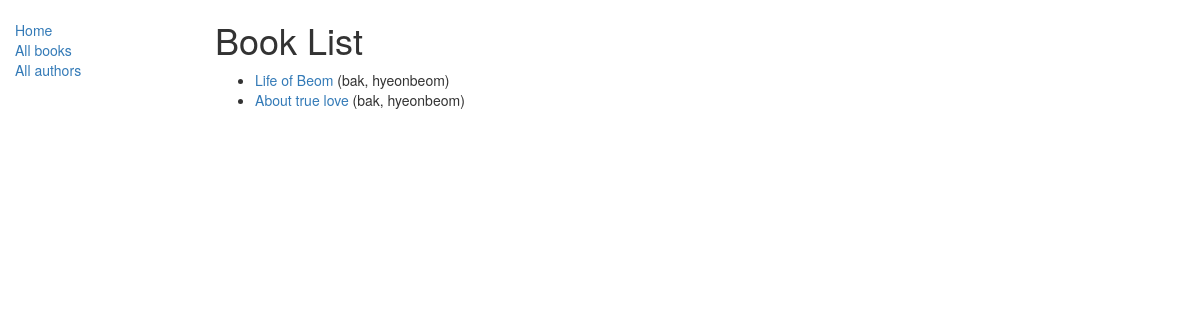
/catalog/books/, run on an earlier commit of the app's database.
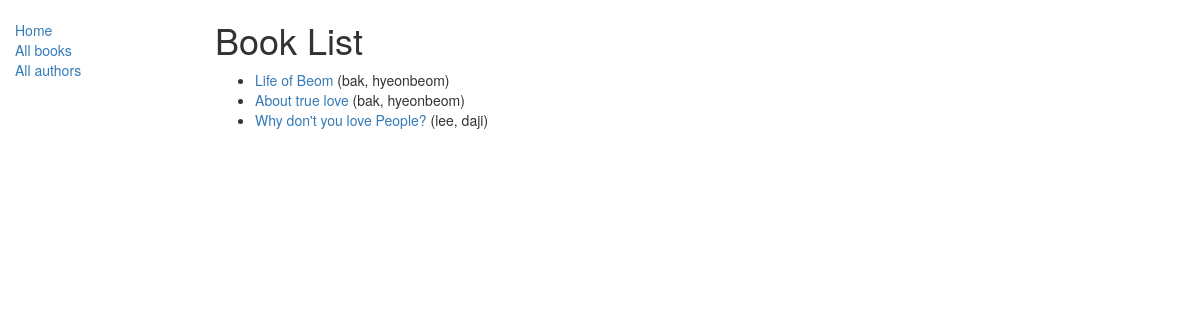
And on a later commit of the database.
### catalog/models.py (models this page shows, shortened)
class Book(models.Model):
    title = models.CharField(max_length=200)
    author = models.ForeignKey('Author', on_delete=models.SET_NULL, null=True)
    summary = models.TextField(max_length=1000, help_text='Enter a brief description of the book.')
    isbn = models.CharField('ISBN', max_length=13, help_text='13 Character <a href="https://www.isbn-international.org/content/what-isbn">ISBN number</a>')
    genre = models.ManyToManyField(Genre, help_text="Select a genre for this book.")
    def get_absolute_url(self):
        return reverse('book-detail', args=[str(self.id)])
    def display_genre(self):
        return ', '.join([genre.name for genre in self.genre.all()[:3]])
    display_genre.short_description = 'Genre'

class Author(models.Model):
    first_name = models.CharField(max_length=100)
    last_name = models.CharField(max_length=100)
    date_of_birth = models.DateField(null=True, blank=True)
    date_of_death = models.DateField('Died', null=True, blank=True)
    class Meta:
        ordering = ["last_name", "first_name"]
    def __str__(self):
        return '{0}, {1}'.format(self.last_name, self.first_name)

### catalog/views.py (the view)
# urls.py: path('books/', views.BookListView.as_view(), name='books'),
class BookListView(generic.ListView):
    model = Book
    paginate_by = 10
    context_object_name = 'book_list'
    queryset = Book.objects.all()
    template_name = 'book_list.html'

### catalog/templates/book_list.html
{% extends "base_generic.html" %}
{% block content %}
    <h1>Book List</h1>
    {% if book_list %}
    <ul>
        {% for book in book_list %}
        <li>
            <a href="{{ book.get_absolute_url }}">{{ book.title }}</a> ({{book.author}})
        </li>
        {% endfor %}
    </ul>
    {% else %}
        <p>There are no books in the library.</p>
    {% endif %}
{% endblock %}

What changed in the data, as far as the page shows it:
added Book: title "Why don't you love People?", author "lee, daji"
